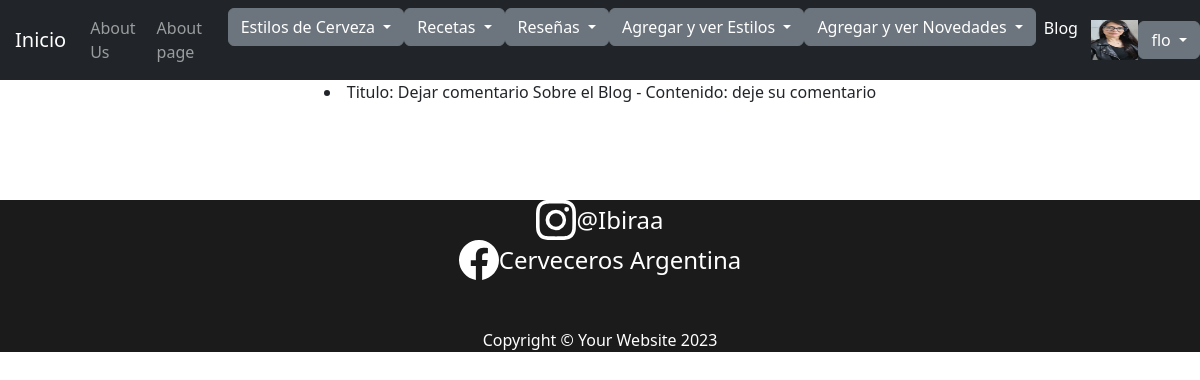
Screenshot of /app/temas/12/ (signed in) with the database file from the repository.
### Appfinal/models.py (models this page shows, shortened)
class Imagen(models.Model):
    user = models.OneToOneField(User, on_delete=models.CASCADE, null=True)
    imagen = models.ImageField(upload_to='imagenes', null=True, blank=True)
    def __str__(self):
        return f"{settings.MEDIA_URL}{self.imagen}"

class Tema(models.Model):
    categoria = models.ForeignKey(Categoria, on_delete=models.CASCADE)
    titulo = models.CharField(max_length=200)
    contenido = models.TextField()
    autor = models.CharField(max_length=100)
    fecha_creacion = models.DateTimeField(auto_now_add=True)

### Appfinal/views.py (the view)
# urls.py: path('temas/<int:categoria_id>/', lista_temas, name="ListaTemas"),
@login_required
def lista_temas(request, categoria_id):
    temas = Tema.objects.filter(categoria__id=categoria_id)
    return render(request, 'Appfinal/lista_temas.html', {'temas': temas})

### Appfinal/context_processors.py (called while the page is built)
def custom_user(request):
    context = auth(request)
    user = context['user']
    if user.is_authenticated:
        imagen = Imagen.objects.filter(user=request.user.id)
        cant = len(imagen)
        if cant > 0:
            context['user_avatar'] = imagen[cant-1]
        else:
            context['user_avatar'] = ""
    return context

### Appfinal/template/Appfinal/lista_temas.html
{% extends "Appfinal/index.html" %}
{% load static %}
{% block content %}
{% for tema in temas %}
  <li>Titulo: {{ tema.titulo }} - Contenido: {{tema.contenido}} </li>
{% endfor %}
{% endblock %}

### Appfinal/template/Appfinal/index.html (shortened to what this page needs)
<!DOCTYPE html>
{% load static %}
<html lang="en">
    <head>
        <link href="{% static 'Appfinal/css/styles.css' %}" rel="stylesheet" />
    </head>
    <body>
        <nav class="navbar navbar-expand-lg navbar-dark bg-dark" style="width: 100%;">
            <div class="container-fluid justify-content-center" style="margin-left: 10px;">
                <a class="navbar-brand" href="{% url 'Inicio2' %}" style="margin-left: 5px;">Inicio</a>
                <div class="collapse navbar-collapse" id="navbarSupportedContent">
                    <ul class="navbar-nav ms-auto mb-2 mb-lg-0">
                        <li class="nav-item"><a class="nav-link" href="{% url 'About' %}">About Us</a></li>
                        <li class="nav-item"><a class="nav-link" href="{% url 'Nosotros' %}">About page</a></li>
                        <div class="dropdown">
                            <button class="btn btn-secondary dropdown-toggle" type="button" id="dropdownMenuButton1" data-bs-toggle="dropdown" aria-expanded="false">
                                Estilos de Cerveza
                            </button>
                        </div>
                        <div class="dropdown">
                            <button class="btn btn-secondary dropdown-toggle" type="button" id="dropdownMenuButton1" data-bs-toggle="dropdown" aria-expanded="false">
                                Recetas
                            </button>
                        </div>
                        <div class="dropdown">
                            <button class="btn btn-secondary dropdown-toggle" type="button" id="dropdownMenuButton1" data-bs-toggle="dropdown" aria-expanded="false">
                                Reseñas
                            </button>
                        </div>
                        <div class="dropdown">
                            <button class="btn btn-secondary dropdown-toggle" type="button" id="dropdownMenuButton1" data-bs-toggle="dropdown" aria-expanded="false">
                                Agregar y ver Estilos
                            </button>
                        </div>
                        <div class="dropdown">
                            <button class="btn btn-secondary dropdown-toggle" type="button" id="dropdownMenuButton1" data-bs-toggle="dropdown" aria-expanded="false">
                                Agregar y ver Novedades
                            </button>
                        </div>
                        <li class="nav-item"><a class="nav-link active" aria-current="page" href="{% url 'Blog' %}">Blog</a></li>
                    </ul>
                </div>
                {% if request.user.is_authenticated %}
                {% if user_avatar %}
                <img src="{{user_avatar}}" alt="" style="height: 40px;width: 50px;">
                {% endif %}
                <div class="dropdown">
                    <button class="btn btn-secondary dropdown-toggle" type="button" id="dropdownMenuButton1" data-bs-toggle="dropdown" aria-expanded="false">
                        {{ request.user.username }}
                    </button>
                </div>
                          {% endif %}
            </div>
        </nav>
        {% block content %}{% endblock %}
<br>
<br>
<br>
<br>
        <footer class="footer dark">
            <div class="content" >
                <div class="icon-text-container">
                    <a href="https://www.instagram.com/ibirraa/" target="_blank" style="text-decoration: none;">
                    <div class="icon-container" style="text-align: center; display: flex; justify-content: center; align-items: center; height: 100%;">
                    </a>
                        <span style="color: white; font-size: 24px; text-align: center; display: block;">@Ibiraa</span>
                </div>
                <div class="icon-text-container">
                    <a href="https://www.facebook.com/Cerveceros Argentinos/" target="_blank" style="text-decoration: none;">
                    <div class="icon-container" style="text-align: center; display: flex; justify-content: center; align-items: center; height: 100%;">
                    </a>
                        <span style="color: white; font-size: 24px; text-align: center; display: block;">Cerveceros Argentina</span>
                    </div>
                    <br>
                    <br>
                <p class="m-0 text-center text-white">Copyright &copy; Your Website 2023</p>
            </div>
        </footer>
    </body>
</html>

### Appfinal/template/Appfinal/index.html (style rules this page uses)
body { display: flex; justify-content: center; align-items: center; flex-direction: column; text-align: left; height: 100%; }
body { background-color: antiquewhite ; }
footer { flex-shrink: 0; }
.dark { background-color: #000000e4; color: #fff; width: 100%; text-align: center; display: flex; justify-content: center; }
.content { text-align: center; }
.navbar .nav-item { margin-right: 5px; }

### rows the page displays
Imagen: imagen (picture)
Tema: titulo "Dejar comentario Sobre el Blog", contenido "deje su comentario"

### other values shown
{{ request.user.username }} "flo"
